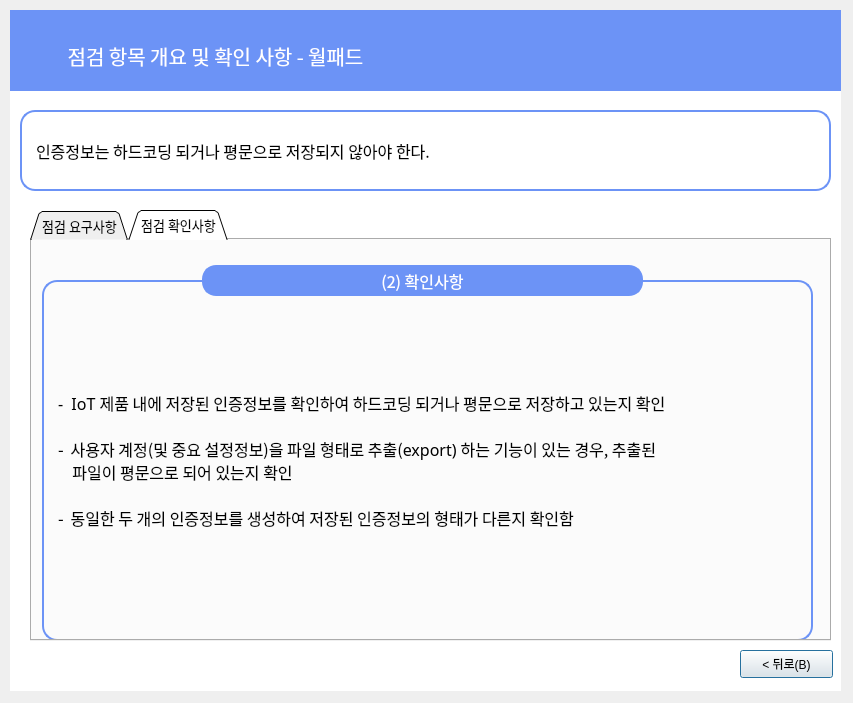
<?xml version="1.0" encoding="UTF-8"?>
<ui version="4.0">
 <class>Dialog</class>
 <widget class="QDialog" name="Dialog">
  <property name="geometry">
   <rect>
    <x>0</x>
    <y>0</y>
    <width>853</width>
    <height>703</height>
   </rect>
  </property>
  <property name="windowTitle">
   <string>Dialog</string>
  </property>
  <widget class="QLabel" name="label_6">
   <property name="geometry">
    <rect>
     <x>10</x>
     <y>10</y>
     <width>831</width>
     <height>681</height>
    </rect>
   </property>
   <property name="font">
    <font>
     <family>Gmarket Sans TTF</family>
     <pointsize>16</pointsize>
     <weight>50</weight>
     <bold>false</bold>
     <kerning>true</kerning>
    </font>
   </property>
   <property name="autoFillBackground">
    <bool>false</bool>
   </property>
   <property name="styleSheet">
    <string notr="true">background-color: rgb(255,255,255);
border-color: rgb(0, 0, 0);</string>
   </property>
   <property name="text">
    <string/>
   </property>
   <property name="scaledContents">
    <bool>false</bool>
   </property>
   <property name="alignment">
    <set>Qt::AlignCenter</set>
   </property>
  </widget>
  <widget class="QLabel" name="label_7">
   <property name="geometry">
    <rect>
     <x>10</x>
     <y>10</y>
     <width>831</width>
     <height>81</height>
    </rect>
   </property>
   <property name="font">
    <font>
     <family>Gmarket Sans TTF</family>
     <pointsize>11</pointsize>
     <weight>50</weight>
     <bold>false</bold>
     <kerning>true</kerning>
    </font>
   </property>
   <property name="autoFillBackground">
    <bool>false</bool>
   </property>
   <property name="styleSheet">
    <string notr="true">background-color: rgb(108, 147, 246);
border-color: rgb(0, 0, 0);</string>
   </property>
   <property name="text">
    <string/>
   </property>
   <property name="scaledContents">
    <bool>false</bool>
   </property>
  </widget>
  <widget class="QLabel" name="label_8">
   <property name="geometry">
    <rect>
     <x>10</x>
     <y>30</y>
     <width>411</width>
     <height>51</height>
    </rect>
   </property>
   <property name="font">
    <font>
     <family>AppleSDGothicNeoM00</family>
     <pointsize>15</pointsize>
    </font>
   </property>
   <property name="styleSheet">
    <string notr="true">color : rgb(255, 255, 255)</string>
   </property>
   <property name="text">
    <string>점검 항목 개요 및 확인 사항 - 월패드</string>
   </property>
   <property name="alignment">
    <set>Qt::AlignCenter</set>
   </property>
  </widget>
  <widget class="QLabel" name="label_9">
   <property name="geometry">
    <rect>
     <x>20</x>
     <y>110</y>
     <width>811</width>
     <height>81</height>
    </rect>
   </property>
   <property name="font">
    <font>
     <family>AppleSDGothicNeoM00</family>
     <pointsize>12</pointsize>
     <weight>50</weight>
     <bold>false</bold>
     <kerning>true</kerning>
    </font>
   </property>
   <property name="autoFillBackground">
    <bool>false</bool>
   </property>
   <property name="styleSheet">
    <string notr="true">background-color : rgb(255, 255, 255);
padding-left:10px;
border: 2px solid rgb(108, 147, 246);
border-radius:15px</string>
   </property>
   <property name="text">
    <string>인증정보는 하드코딩 되거나 평문으로 저장되지 않아야 한다.</string>
   </property>
   <property name="scaledContents">
    <bool>false</bool>
   </property>
  </widget>
  <widget class="QPushButton" name="pushButton_4">
   <property name="geometry">
    <rect>
     <x>740</x>
     <y>650</y>
     <width>93</width>
     <height>28</height>
    </rect>
   </property>
   <property name="text">
    <string>&lt; 뒤로(B)</string>
   </property>
  </widget>
  <widget class="QTabWidget" name="tabWidget">
   <property name="geometry">
    <rect>
     <x>30</x>
     <y>210</y>
     <width>801</width>
     <height>431</height>
    </rect>
   </property>
   <property name="font">
    <font>
     <family>AppleSDGothicNeoM00</family>
     <pointsize>10</pointsize>
    </font>
   </property>
   <property name="contextMenuPolicy">
    <enum>Qt::DefaultContextMenu</enum>
   </property>
   <property name="styleSheet">
    <string notr="true"/>
   </property>
   <property name="tabShape">
    <enum>QTabWidget::Triangular</enum>
   </property>
   <property name="currentIndex">
    <number>1</number>
   </property>
   <property name="elideMode">
    <enum>Qt::ElideNone</enum>
   </property>
   <property name="tabBarAutoHide">
    <bool>false</bool>
   </property>
   <widget class="QWidget" name="tab">
    <attribute name="title">
     <string>점검 요구사항</string>
    </attribute>
    <widget class="QLabel" name="label_21">
     <property name="geometry">
      <rect>
       <x>10</x>
       <y>40</y>
       <width>771</width>
       <height>361</height>
      </rect>
     </property>
     <property name="font">
      <font>
       <family>AppleSDGothicNeoM00</family>
       <pointsize>12</pointsize>
      </font>
     </property>
     <property name="styleSheet">
      <string notr="true">

border: 2px solid rgb(108, 147, 246);
border-radius:15px;
padding-left:10px</string>
     </property>
     <property name="text">
      <string>- ‌ 사용자 인증 시 사용되는 인증정보는 하드코딩하거나 평문으로 저장하지 않아야 함

- ‌ 사용자 계정(및 중요 설정정보)을 파일 형태로 추출(export) 하는 기능이 있는 경우, 평문으로
    생성하지 않아야 함(예, 파일 암호화 적용)

- ‌ 인증정보는 솔트를 추가하여 해쉬 함수 또는 암호 알고리즘을 사용하여 저장해야 하며,
    해쉬함수나 암호 알고리즘의 보안 강도는 112비트 이상의 보안강도를 권장함
    (2019년 1월 기준)</string>
     </property>
    </widget>
    <widget class="QLabel" name="label_3">
     <property name="geometry">
      <rect>
       <x>160</x>
       <y>0</y>
       <width>461</width>
       <height>81</height>
      </rect>
     </property>
     <property name="font">
      <font>
       <family>AppleSDGothicNeoM00</family>
       <pointsize>12</pointsize>
      </font>
     </property>
     <property name="styleSheet">
      <string notr="true">background-color : rgb(108, 147, 246);
color : rgb(255, 255, 255);
border: 2px solid rgb(108, 147, 246);
margin-left:10px;
margin-right:10px;
margin-top:25px;
margin-bottom:25px;
border-radius:14px
</string>
     </property>
     <property name="text">
      <string>(1) 요구사항</string>
     </property>
     <property name="alignment">
      <set>Qt::AlignCenter</set>
     </property>
    </widget>
   </widget>
   <widget class="QWidget" name="tab_2">
    <attribute name="title">
     <string>점검 확인사항</string>
    </attribute>
    <widget class="QLabel" name="label_22">
     <property name="geometry">
      <rect>
       <x>10</x>
       <y>40</y>
       <width>771</width>
       <height>361</height>
      </rect>
     </property>
     <property name="font">
      <font>
       <family>AppleSDGothicNeoM00</family>
       <pointsize>12</pointsize>
      </font>
     </property>
     <property name="styleSheet">
      <string notr="true">

border: 2px solid rgb(108, 147, 246);
border-radius:15px;
padding-left:10px</string>
     </property>
     <property name="text">
      <string>- ‌ IoT 제품 내에 저장된 인증정보를 확인하여 하드코딩 되거나 평문으로 저장하고 있는지 확인

- ‌ 사용자 계정(및 중요 설정정보)을 파일 형태로 추출(export) 하는 기능이 있는 경우, 추출된
    파일이 평문으로 되어 있는지 확인

- ‌ 동일한 두 개의 인증정보를 생성하여 저장된 인증정보의 형태가 다른지 확인함</string>
     </property>
    </widget>
    <widget class="QLabel" name="label_4">
     <property name="geometry">
      <rect>
       <x>160</x>
       <y>0</y>
       <width>461</width>
       <height>81</height>
      </rect>
     </property>
     <property name="font">
      <font>
       <family>AppleSDGothicNeoM00</family>
       <pointsize>12</pointsize>
      </font>
     </property>
     <property name="styleSheet">
      <string notr="true">background-color : rgb(108, 147, 246);
color : rgb(255, 255, 255);
border: 2px solid rgb(108, 147, 246);
margin-left:10px;
margin-right:10px;
margin-top:25px;
margin-bottom:25px;
border-radius:14px
</string>
     </property>
     <property name="text">
      <string>(2) 확인사항</string>
     </property>
     <property name="alignment">
      <set>Qt::AlignCenter</set>
     </property>
    </widget>
   </widget>
  </widget>
 </widget>
 <resources/>
 <connections/>
</ui>
